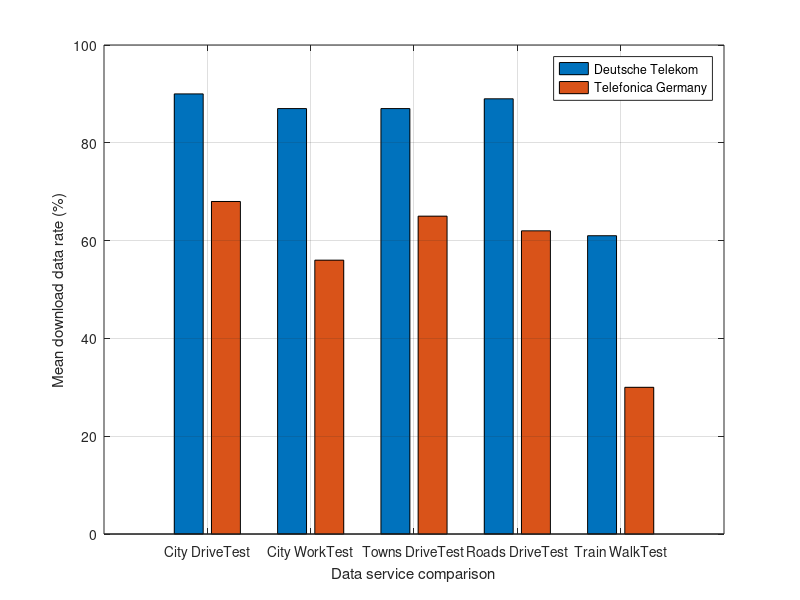

Source code (MATLAB):
y=[90 68;87 56; 87 65; 89 62; 61 30;];
b=bar(y);
grid on;

name={'City DriveTest','City WorkTest','Towns DriveTest','Roads DriveTest','Train WalkTest'};
set(gca,'XTickLabel',name)

legend('Deutsche Telekom','Telefonica Germany');
xlabel('Data service comparison');
ylabel('Mean download data rate (%)');
